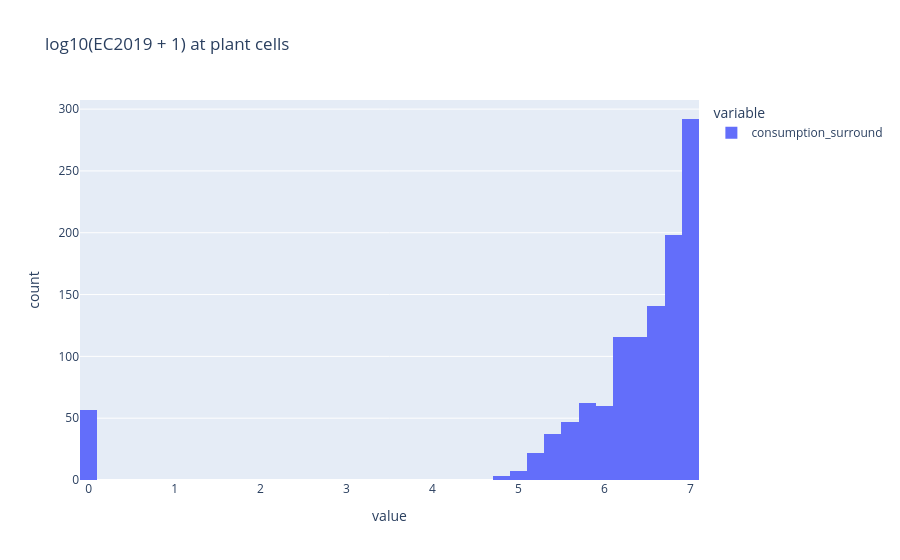
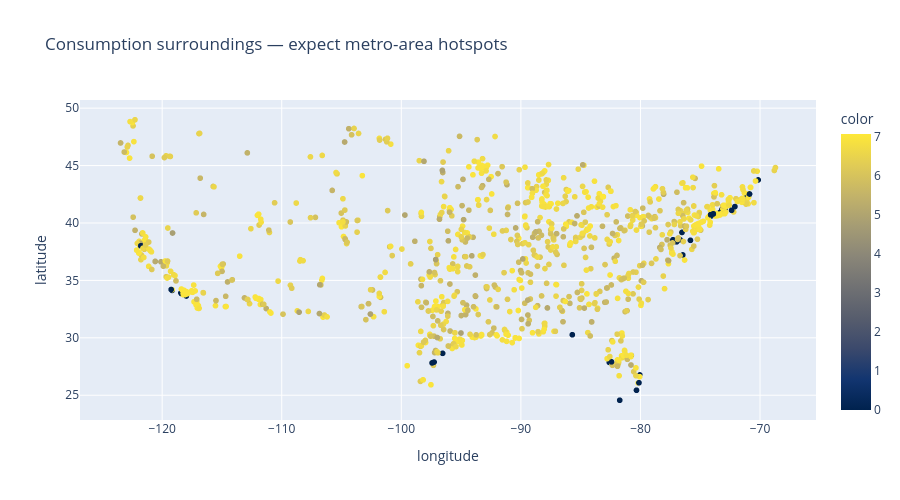

The notebook cell these images were saved under, in order:
### Code cell
vals = statics["consumption_surround"]

# Dark cells: fill NaN and keep zeros as 0 (nightlight-dark = negligible local consumption)
statics["consumption_surround"] = vals.fillna(0)

# Distribution (log, +1 for zeros)
px.histogram(
    np.log10(statics["consumption_surround"] + 1),
    nbins=60,
    title="log10(EC2019 + 1) at plant cells",
).show()

# Geography — should literally be city lights sampled at plants
px.scatter(
    statics,
    x="longitude",
    y="latitude",
    color=np.log10(statics["consumption_surround"] + 1),
    color_continuous_scale="Cividis",
    height=500,
    width=900,
    title="Consumption surroundings — expect metro-area hotspots",
).show()

# Cross-check vs EDGAR (both are neighborhood-activity proxies)
mask = (statics["consumption_surround"] > 0) & (statics["edgar_co2_surround"] > 0)
r = np.corrcoef(
    np.log10(statics.loc[mask, "consumption_surround"]),
    np.log10(statics.loc[mask, "edgar_co2_surround"]),
)[0, 1]
print(f"log-log correlation consumption vs EDGAR: r = {r:.3f}")

### Figure 1 — Plotly figure (JSON) as saved in the notebook; plotly's stock layout.template omitted (floating-point values rounded to 4 significant figures; data arrays with more than 128 entries replaced by an {"elided": "..."} marker saying what was removed)
{"data": [{"bingroup": "x", "hovertemplate": "variable=consumption_surround<br>value=%{x}<br>count=%{y}<extra></extra>", "legendgroup": "consumption_surround", "marker": {"color": "#636efa", "pattern": {"shape": ""}}, "name": "consumption_surround", "nbinsx": 60, "orientation": "v", "showlegend": true, "type": "histogram", "x": {"elided": "1158 float values"}, "xaxis": "x", "yaxis": "y"}], "layout": {"barmode": "relative", "legend": {"title": {"text": "variable"}, "tracegroupgap": 0}, "title": {"text": "log10(EC2019 + 1) at plant cells"}, "xaxis": {"anchor": "y", "domain": [0, 1], "title": {"text": "value"}}, "yaxis": {"anchor": "x", "domain": [0, 1], "title": {"text": "count"}}}}

### Figure 2 — Plotly figure (JSON) as saved in the notebook; plotly's stock layout.template omitted (floating-point values rounded to 4 significant figures; data arrays with more than 128 entries replaced by an {"elided": "..."} marker saying what was removed)
{"data": [{"hovertemplate": "longitude=%{x}<br>latitude=%{y}<br>color=%{marker.color}<extra></extra>", "legendgroup": "", "marker": {"color": {"elided": "1158 float values"}, "coloraxis": "coloraxis", "symbol": "circle"}, "mode": "markers", "name": "", "showlegend": false, "type": "scattergl", "x": {"elided": "1158 float values"}, "xaxis": "x", "y": {"elided": "1158 float values"}, "yaxis": "y"}], "layout": {"coloraxis": {"colorbar": {"title": {"text": "color"}}, "colorscale": [[0, "#00224e"], [0.1111, "#123570"], [0.2222, "#3b496c"], [0.3333, "#575d6d"], [0.4444, "#707173"], [0.5556, "#8a8678"], [0.6667, "#a59c74"], [0.7778, "#c3b369"], [0.8889, "#e1cc55"], [1, "#fee838"]]}, "height": 500, "legend": {"tracegroupgap": 0}, "title": {"text": "Consumption surroundings — expect metro-area hotspots"}, "width": 900, "xaxis": {"anchor": "y", "domain": [0, 1], "title": {"text": "longitude"}}, "yaxis": {"anchor": "x", "domain": [0, 1], "title": {"text": "latitude"}}}}
